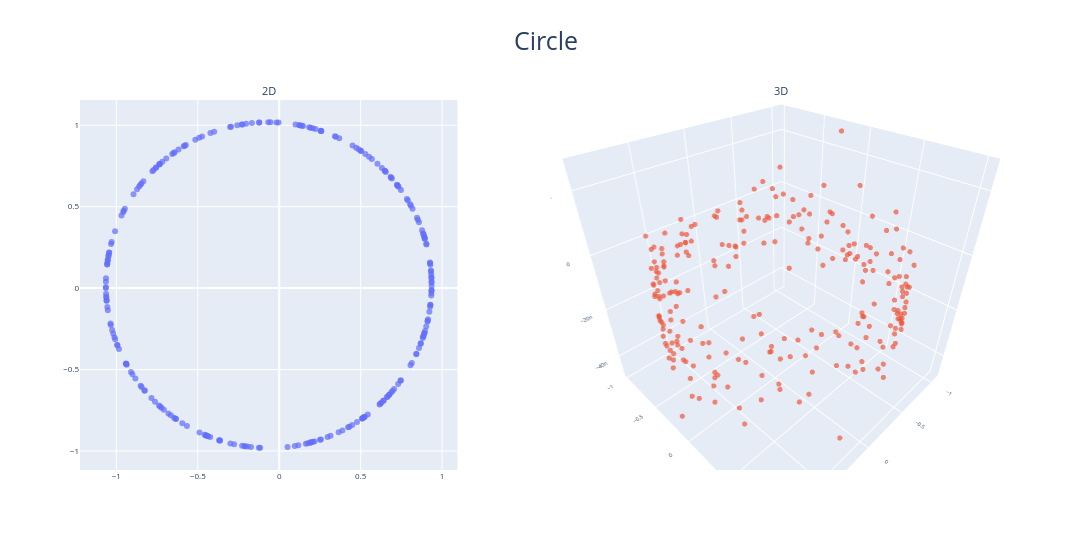

Notebook source saved alongside this figure:
### Markdown cell above
#### Circle

### Code cell
sample = 'Circle'
visualize_coordinates(
    coords_2d=coorditanates_dict[sample]['2d_coordinates'],
    coords_3d=coorditanates_dict[sample]['3d_coordinates'],
    title=sample,
)

### Figure 1 — Plotly figure (JSON) as saved in the notebook; plotly's stock layout.template omitted (floating-point values rounded to 4 significant figures; data arrays with more than 128 entries replaced by an {"elided": "..."} marker saying what was removed)
{"data": [{"marker": {"colorscale": [[0, "#440154"], [0.1111, "#482878"], [0.2222, "#3e4989"], [0.3333, "#31688e"], [0.4444, "#26828e"], [0.5556, "#1f9e89"], [0.6667, "#35b779"], [0.7778, "#6ece58"], [0.8889, "#b5de2b"], [1, "#fde725"]], "opacity": 0.7, "size": 6}, "mode": "markers", "type": "scatter", "x": {"elided": "250 float values"}, "xaxis": "x", "y": {"elided": "250 float values"}, "yaxis": "y"}, {"marker": {"colorscale": [[0, "#440154"], [0.1111, "#482878"], [0.2222, "#3e4989"], [0.3333, "#31688e"], [0.4444, "#26828e"], [0.5556, "#1f9e89"], [0.6667, "#35b779"], [0.7778, "#6ece58"], [0.8889, "#b5de2b"], [1, "#fde725"]], "opacity": 0.7, "size": 3}, "mode": "markers", "scene": "scene", "type": "scatter3d", "x": {"elided": "250 float values"}, "y": {"elided": "250 float values"}, "z": {"elided": "250 float values"}}], "layout": {"annotations": [{"font": {"size": 11}, "showarrow": false, "text": "2D", "x": 0.2025, "xanchor": "center", "xref": "paper", "y": 1, "yanchor": "bottom", "yref": "paper"}, {"font": {"size": 11}, "showarrow": false, "text": "3D", "x": 0.7525, "xanchor": "center", "xref": "paper", "y": 1, "yanchor": "bottom", "yref": "paper"}], "font": {"size": 9}, "height": 550, "scene": {"aspectmode": "auto", "aspectratio": {"x": 1, "y": 1, "z": 1}, "camera": {"eye": {"x": 1, "y": 1, "z": 1}}, "domain": {"x": [0.505, 1], "y": [0, 1]}, "xaxis": {"tickfont": {"size": 8}, "type": "linear"}, "yaxis": {"tickfont": {"size": 8}, "type": "linear"}, "zaxis": {"tickfont": {"size": 8}, "type": "linear"}}, "showlegend": false, "title": {"font": {"size": 25}, "text": "Circle", "x": 0.5}, "width": 1100, "xaxis": {"anchor": "y", "autorange": true, "domain": [0, 0.405], "range": [-1.233, 1.104], "scaleanchor": "y", "scaleratio": 1, "tickfont": {"size": 8}, "type": "linear"}, "yaxis": {"anchor": "x", "autorange": true, "domain": [0, 1], "range": [-1.117, 1.155], "tickfont": {"size": 8}, "type": "linear"}}}
